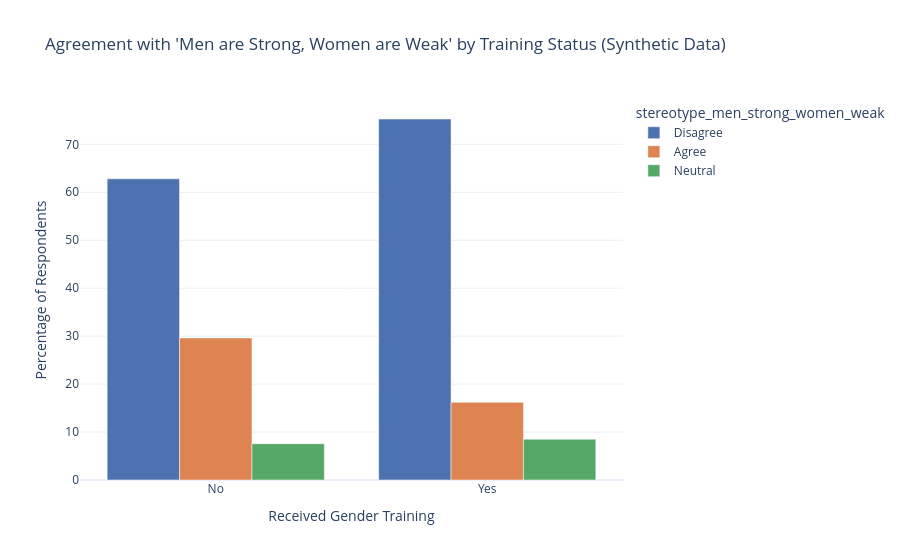

Notebook code cell kept with this figure:
### Markdown cell above
## 9. Group Comparison: Stereotype Agreement by Training Status
We compare the percentage agreeing with a traditional stereotype statement between respondents who did vs. did not report receiving gender-related training — another relationship that was synthetically built into the data generation process.

### Code cell
# Compare stereotype agreement rates by training status
stereo_col = 'stereotype_men_strong_women_weak'

comparison_table = (
    df.groupby('received_gender_training')[stereo_col]
    .value_counts(normalize=True)
    .mul(100)
    .rename('percentage')
    .reset_index()
)
display(comparison_table)

# --- Plotly grouped bar chart ---
fig = px.bar(
    comparison_table, x='received_gender_training', y='percentage',
    color=stereo_col, barmode='group',
    title="Agreement with 'Men are Strong, Women are Weak' by Training Status (Synthetic Data)",
    labels={'received_gender_training': 'Received Gender Training', 'percentage': 'Percentage of Respondents'},
    color_discrete_sequence=PALETTE,
)
fig.update_layout(template='plotly_white')
fig.show()

### Figure 1 — Plotly figure (JSON) as saved in the notebook; plotly's stock layout.template omitted (floating-point values rounded to 4 significant figures)
{"data": [{"alignmentgroup": "True", "hovertemplate": "stereotype_men_strong_women_weak=Disagree<br>Received Gender Training=%{x}<br>Percentage of Respondents=%{y}<extra></extra>", "legendgroup": "Disagree", "marker": {"color": "#4C72B0", "pattern": {"shape": ""}}, "name": "Disagree", "offsetgroup": "Disagree", "orientation": "v", "showlegend": true, "textposition": "auto", "type": "bar", "x": ["No", "Yes"], "xaxis": "x", "y": [62.81, 75.28], "yaxis": "y"}, {"alignmentgroup": "True", "hovertemplate": "stereotype_men_strong_women_weak=Agree<br>Received Gender Training=%{x}<br>Percentage of Respondents=%{y}<extra></extra>", "legendgroup": "Agree", "marker": {"color": "#DD8452", "pattern": {"shape": ""}}, "name": "Agree", "offsetgroup": "Agree", "orientation": "v", "showlegend": true, "textposition": "auto", "type": "bar", "x": ["No", "Yes"], "xaxis": "x", "y": [29.63, 16.19], "yaxis": "y"}, {"alignmentgroup": "True", "hovertemplate": "stereotype_men_strong_women_weak=Neutral<br>Received Gender Training=%{x}<br>Percentage of Respondents=%{y}<extra></extra>", "legendgroup": "Neutral", "marker": {"color": "#55A868", "pattern": {"shape": ""}}, "name": "Neutral", "offsetgroup": "Neutral", "orientation": "v", "showlegend": true, "textposition": "auto", "type": "bar", "x": ["No", "Yes"], "xaxis": "x", "y": [7.562, 8.523], "yaxis": "y"}], "layout": {"barmode": "group", "legend": {"title": {"text": "stereotype_men_strong_women_weak"}, "tracegroupgap": 0}, "title": {"text": "Agreement with 'Men are Strong, Women are Weak' by Training Status (Synthetic Data)"}, "xaxis": {"anchor": "y", "domain": [0.0, 1.0], "title": {"text": "Received Gender Training"}}, "yaxis": {"anchor": "x", "domain": [0.0, 1.0], "title": {"text": "Percentage of Respondents"}}}}
